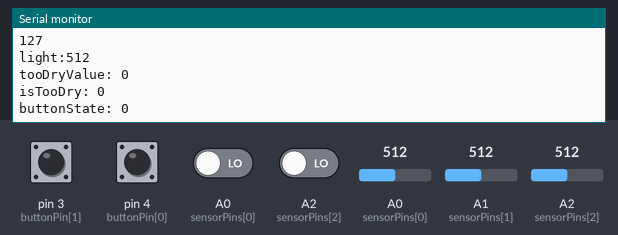
Bench run of a sketch on a simulated Arduino Uno, built with avr-gcc and run on an emulated ATmega328P. Shown: the last lines printed to the serial monitor. The test bench sets the inputs (shaded band); at power-on: A0 (sensorPins[0]), A2 (sensorPins[2]), pin 3 (buttonPin[1]), pin 4 (buttonPin[0]) LOW, A1 (sensorPins[1]) = 512, A0 (sensorPins[0]) = 512, A2 (sensorPins[2]) = 512. No radio packets arrive unless stated.

Above: at 1.2 s.
1.3 s: A1 (sensorPins[1]) set to 419
At 1.51 s:
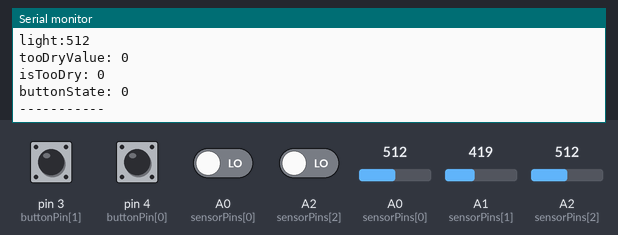
4.3 s: A1 (sensorPins[1]) set to 392
At 4.5 s:
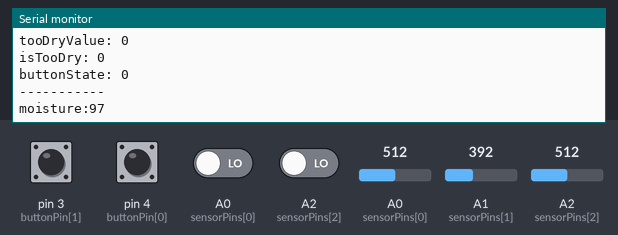
8.8 s: A0 (sensorPins[0]) set to 111
11.8 s: A0 (sensorPins[0]) set to 92
Timing chart, 0 to 14.8 s (numbered marks = the images above; inputs shaded):
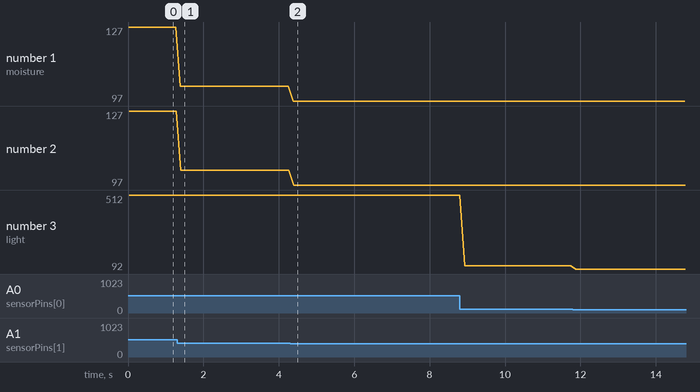

Measured:
- the behaviour switches between 404 and 403 on A1 (sensorPins[1]) (found by bisection; images 1 and 2)
- after the input at 1.3 s, the serial monitor: prints a new line after 0.09 s (image 1)
- after the input at 4.3 s, the serial monitor: prints a new line after 0.08 s (image 2)
- plotted number 1: 127 → 103 after the input at 1.3 s, 103 → 97 after the input at 4.3 s
- plotted number 2: 127 → 103 after the input at 1.3 s, 103 → 97 after the input at 4.3 s
- plotted number 3: 512 → 111 after the input at 8.8 s, 111 → 92 after the input at 11.8 s

The sketch:

transmitter_moisture.ino
```cpp
// Include RadioHead ReliableDatagram & NRF24 Libraries
#include <RHReliableDatagram.h>
#include <RH_NRF24.h>

// Include dependant SPI Library
#include <SPI.h>

// Define addresses for radio channels
#define CLIENT_ADDRESS 1
#define SERVER_ADDRESS 2

// Create an instance of the radio driver
RH_NRF24 RadioDriver;

// Sets the radio driver to NRF24 and the client address to 1
RHReliableDatagram RadioManager(RadioDriver, CLIENT_ADDRESS);

// Declare unsigned 8-bit data array
uint8_t data[4];

// Define the Message Buffer
uint8_t buf[RH_NRF24_MAX_MESSAGE_LEN];
//define sensor pins
byte sensorPins[] = {A0, A1, A2};
//define pin the button is plugged into
int buttonPin[] = {4,3};
//Boolean for wether or not the button is pressed
int buttonPressed[] = {0, 0};
//variable for the value that a plant becomes to low at
int tooDryValue[] = {0, 0};
//variable for the current readings of the sensor
int currentMoisture[] = {10, 10};
//boolean to tell us if a variable is to low
boolean isTooDry = false;
void setup()
{
  // Setup Serial Monitor
  Serial.begin(9600);
  //intitialize button pin
  for(int i=0;i++;i<=sizeof(buttonPin)){
    pinMode(buttonPin[i], INPUT);
  }
  // Initialize RadioManager with defaults - 2.402 GHz (channel 2), 2Mbps, 0dBm
  if (!RadioManager.init())
    Serial.println("init failed");
}

void loop()
{
  //see if a button has been pressed
  for(int j=0;j<=sizeof(buttonPressed);j++){
    buttonPressed[j] = digitalRead(buttonPin[j]);
  }
  //map the readings we get from the moisture sensor to something we can send
  for(int k=0;k<=sizeof(k);k++){
    currentMoisture[k] = map(analogRead(sensorPins[k+1]), 0, 1028, 0, 255);
  }
  //if the button is pressed set a new to dry value
  if(buttonPressed[0] == HIGH){
    tooDryValue[0] = currentMoisture[0];
  }
  //if the current moistre of the plant is below a threshhold then we are to dry
  for(int l=0;l<=sizeof(currentMoisture);l++){
    if(currentMoisture[l] < tooDryValue[l]){
      isTooDry = true;
    }

    else{
      isTooDry = false;
    }
  }
  //Display the moisture values in the serial monitor.
  data[0] = map(analogRead(sensorPins[0]), 0, 950, 100, 0);
  data[1] = isTooDry;
  data[2] = currentMoisture[0];
  data[3] = tooDryValue[0];
  Serial.println("-----------");
  Serial.print("moisture:");
  Serial.println(data[2]);
  Serial.println(currentMoisture[0]);
  Serial.print("light:");
  Serial.println(analogRead(sensorPins[0]));
  Serial.print("tooDryValue: ");
  Serial.println(tooDryValue[0]);
  Serial.print("isTooDry: ");
  Serial.println(isTooDry);
  Serial.print("buttonState: ");
  Serial.println(buttonPressed[0]);
  //Serial.println("Sending Joystick data to nrf24_reliable_datagram_server");
  RadioManager.sendtoWait(data, sizeof(data), SERVER_ADDRESS);

}
```
